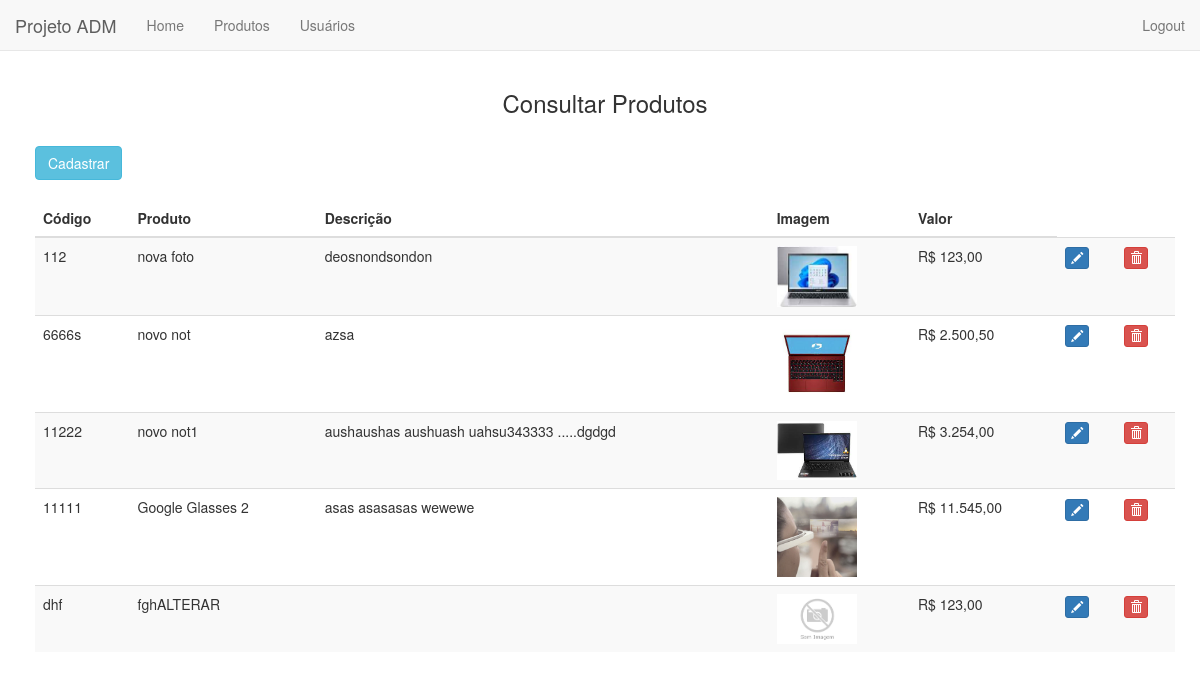
The app's page /Untitled-1.php with its own data.
### tables this page shows
CREATE TABLE IF NOT EXISTS `tabelaimg` (
  `id` int NOT NULL AUTO_INCREMENT,
  `codigo` varchar(14) NOT NULL,
  `produto` varchar(80) NOT NULL,
  `descricao` varchar(250) NOT NULL,
  `data` date NOT NULL,
  `imagem` varchar(80) NOT NULL,
  `valor` decimal(15,2) NOT NULL,
  PRIMARY KEY (`id`)
);

### Untitled-1.php (the view, shortened to what this page needs)
<!doctype html>
<html lang="pt-br">
<head>
    <link rel="stylesheet" href="https://cdn.jsdelivr.net/npm/bootstrap@3.4.1/dist/css/bootstrap.min.css">
</head>
<body>
    <?php
    include_once('menu.php');
    ?>
    <div id="content" class="container">
        <div class="row">
            <div class="col-md-12">
                <h3>Consultar Produtos</h3><br>
                <div>
                    <input type="button" onclick="window.location='form_cadastro.php'" value="Cadastrar" class="btn btn-info">
                </div>
            </div>
        </div> <br>
        <div class="table-responsive">
            <table id="mytable" class="table table-bordred table-striped">
                <thead>
                    <th>Código</th>
                    <th>Produto</th>
                    <th>Descrição</th>
                    <th>Imagem</th>
                    <th>Valor</th>
                </thead>
                <tbody>
                    <?php
                    include_once('conexao.php');
                    $sql = "SELECT * FROM tabelaimg ORDER BY id";
                    $resultado = mysqli_query($conexao, $sql);
                    while ($dados = mysqli_fetch_array($resultado)) {
                        $imagem = "sem_imagem.jpg";
                        if ($dados['imagem'] !== "") {
                            $imagem = $dados['imagem'];
                        }
                        $descricaoCurta = $dados['descricao'];
                        $id = $dados['id'];
                        $codigo = $dados['codigo'];
                        $produto = $dados['produto'];
                        $valor = number_format($dados['valor'], 2, ",", ".");
                    ?>
                        <tr>
                            <td><?php echo $codigo
                                ?></td>
                            <td><?= $produto ?></td>
                            <td><?= $descricaoCurta ?></td>
                            <td>
                                <a href="#" data-toggle="modal" data-target="#detalhes<?= $id
                                                                                        ?>">
                                    <img src="imagens/<?= $imagem ?>" title="<?= $imagem ?>" style="width: 80px">
                                </a>
                            </td>
                            <td>R$ <?= $valor ?></td>
                            <td>
                                <a href="form_alterar.php?id=<?= $dados['id'] ?>" id="btnLista" title="Alterar" name="btnLista" class="btn btn-primary btn-xs" role="button">
                                    <span class="glyphicon glyphicon-pencil"></span></a>
                            </td>
                            <td>
                                <button class="btn btn-danger btn-xs" onclick="document.getElementById('id_exclusao').value=<?= $dados['id'] ?>" data-title="Delete" data-toggle="modal" data-target="#delete">
                                    <span class="glyphicon glyphicon-trash"></span></button>
                            </td>
                        </tr>
                    <?php
                    }
                    ?>
                </tbody>
            </table>
        </div>
    </div>
</body>
</html>

### menu.php (shortened to what this page needs)
<?php
$paginaAtual = basename($_SERVER['PHP_SELF']);
?>
<div style="height: 50px">&nbsp;</div>
<nav class="navbar navbar-default navbar-fixed-top">
    <div class="container-fluid">
        <div class="navbar-header">
            <a class="navbar-brand" href="index.php">Projeto ADM</a>
        </div>
        <div class="collapse navbar-collapse" id="bs-example-navbar-collapse-1">
            <ul class="nav navbar-nav">
            <li <?php echo ($paginaAtual === 'home.php' ? 'class="active"'
                        : '') ?>>
                    <a href="home.php">Home</a>
                </li>
                <li <?php echo ($paginaAtual === 'consulta.php' ? 'class="active"'
                        : '') ?>>
                    <a href="consulta.php">Produtos</a>
                </li>
                <li <?php echo ($paginaAtual === 'consulta_usuarios.php' ?
                        'class="active"' : '') ?>><a href="consulta_usuarios.php">Usuários</a>
                </li>
            </ul>
            <ul class="nav navbar-nav navbar-right">
                <li><a href="javascript:void(0)">
                </a></li>
                <li><a href="logout.php">Logout</a></li>
        </div>
    </div>
</nav>

### Untitled-1.php (style rules this page uses)
body { padding: 20px; }
h3 { text-align: center; }

### records on screen
tabelaimg: codigo "112", produto "nova foto", descricao "deosnondsondon", imagem (picture), valor "123,00", $dados['id'] 4 (drawn)
tabelaimg: codigo "6666s", produto "novo not", descricao "azsa", imagem (picture), valor "2.500,50", $dados['id'] 5 (drawn)
tabelaimg: codigo "11222", produto "novo not1", descricao "aushaushas aushuash uahsu343333 .....dgdgd", imagem (picture), valor "3.254,00", $dados['id'] 6 (drawn)
tabelaimg: codigo "11111", produto "Google Glasses 2", descricao "asas asasasas wewewe", imagem (picture), valor "11.545,00", $dados['id'] 18 (drawn)
tabelaimg: codigo "dhf", produto "fghALTERAR", shows a picture, valor "123,00", $dados['id'] 21 (drawn)
